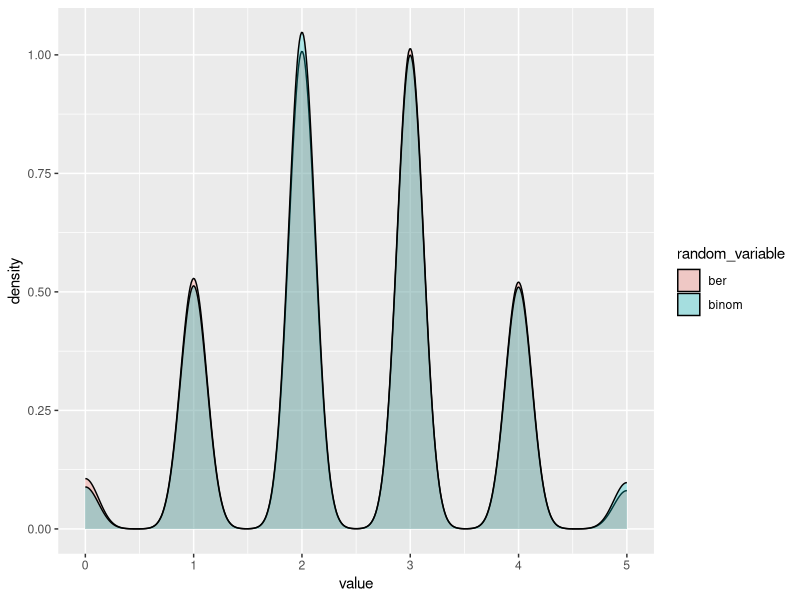

Write R code to recreate this figure.
## ---- chunk 1
knitr::opts_chunk$set(echo = TRUE)
## ---- chunk 2
library(tidyverse)
## ---- chunk 3
dat <- numeric()
for (i in 1:5000){
  val <- 0
  for (j in 1:5){
    val <- val + rbinom(1, 1, .5)
  }
  dat[i] <- val
}

dat <- tibble(ber = dat, binom = rbinom(5000, 5, .5))
dat %>% 
  pivot_longer(everything(), names_to = 'random_variable', values_to = "value") %>% 
  ggplot(aes(x = value, fill = random_variable)) +
  geom_density(alpha = .3)
## ---- chunk 4
dat <- numeric(0)
size <- numeric(0)
for (n in 1:1000) {
  dat <- c(dat, rbinom(n, 100, 0.5))
  size <- c(size, rep(n, times = n))
}
dat <- tibble(x = dat, size = size)

library(gganimate)
# Assuming 'dat' is your data frame and already contains the 'size' and 'x' columns

anim <- ggplot(dat %>% filter(between(size, 10, 310)), aes(x = x)) +
    geom_histogram(aes(y = after_stat(density)), binwidth = 1, alpha = .5, fill = "skyblue", color = "black") + # Specify bins or binwidth
    geom_function(fun = function(x) dnorm(x, mean = 50, sd = 5), color = "red") +
    labs(title = "Sample Size of Binomial (10, 0.5): {closest_state}", x = "# Successes", y = "Density") +
    transition_states(size, transition_length = 0.1, state_length = 1) +
    enter_fade() + exit_shrink() +
    ease_aes('linear')

# Animate the plot
animate(anim)
anim_save('bin_to_normal.gif', animation=last_animation(), path=here::here('probability'))
